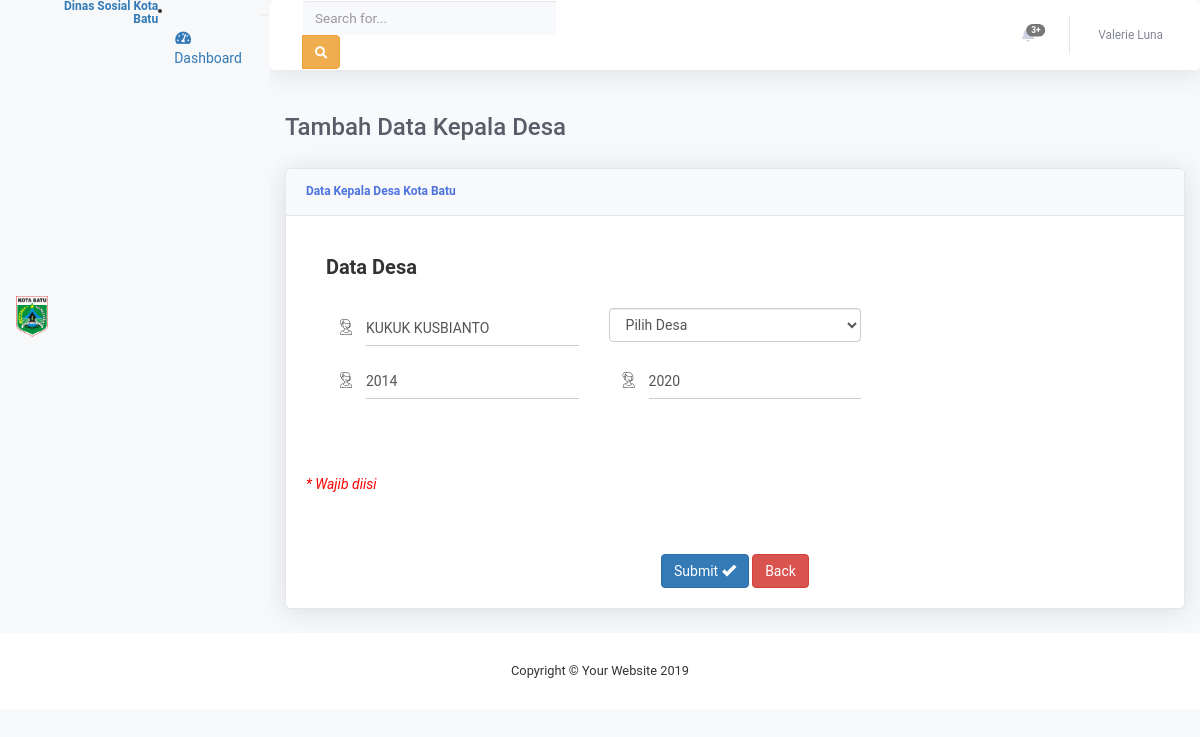
The page /index.php/ListKepalaDesa/update/8 on the database its author committed.
### tables this page shows
CREATE TABLE `kepala_desa` (
  `id_kepala_desa` int(11) NOT NULL,
  `id_desa` int(11) NOT NULL,
  `nama_kepala_desa` varchar(50) NOT NULL,
  `jabatan_mulai` varchar(50) NOT NULL,
  `jabatan_selesai` varchar(50) NOT NULL
);

### application/controllers/ListKepalaDesa.php (called while the page is built, shortened)
<?php
class ListKepalaDesa extends CI_Controller {
	public function update($id)
	{
		$this->load->model('list_KepalaDesa');
		$this->form_validation->set_rules('nama_kepala_desa', 'nama_kepala_desa', 'trim|required');
		$this->form_validation->set_rules('id_desa', 'id_desa', 'trim|required');
		$this->form_validation->set_rules('jabatan_mulai', 'jabatan_mulai', 'trim|required');
		$this->form_validation->set_rules('jabatan_selesai', 'jabatan_selesai', 'trim|required');
		$data['user'] = $this->list_KepalaDesa->getUser();
		$this->load->model('list_KepalaDesa');
		$data['kepala_desa'] = $this->list_KepalaDesa->getKepalaDesa($id);
		$this->load->model('list_desa');
		$data["desa"] = $this->list_desa->getTampilDesa($id);
		if($this->form_validation->run() == FALSE) {
			$this->load->view('KepalaDesa/edit_data_kepdes',$data);
		}else{
			$this->list_KepalaDesa->updateById($id);
			echo "<script> alert('Data Kepala Desa Berhasil Diupdate'); window.location.href='';
			</script>";
		}
	}
}

### index.php (called while the page is built, shortened)
<?php
require_once BASEPATH.'core/CodeIgniter.php';

### application/models/List_KepalaDesa.php (called while the page is built, shortened)
<?php
class List_KepalaDesa extends CI_Model {
	public function getKepalaDesa($id)
	{
		$this->db->where('id_kepala_desa', $id);
		$query= $this->db->get('kepala_desa');
		return $query->result();
	}
}

### application/views/KepalaDesa/edit_data_kepdes.php (the view, shortened to what this page needs)
 <!DOCTYPE html>
<html lang="en">
<head>
  <link href="<?php echo base_url() ?>assets/vendor/fontawesome-free/css/all.min.css" rel="stylesheet" type="text/css">
  <link href="<?php echo base_url() ?>assets/css/sb-admin-2.min.css" rel="stylesheet">
  <link href="<?php echo base_url() ?>assets/datatable/datatables.min.css" rel="stylesheet">
 <link rel="stylesheet" href="css/font-awesome.min.css">
    <link rel="stylesheet" href="<?php echo base_url() ?>assets2/css/owl.carousel.css">
    <link rel="stylesheet" href="<?php echo base_url() ?>assets2/css/owl.theme.css">
    <link rel="stylesheet" href="<?php echo base_url() ?>assets2/css/owl.transitions.css">
    <link rel="stylesheet" href="<?php echo base_url() ?>assets2/css/meanmenu/meanmenu.min.css">
    <link rel="stylesheet" href="<?php echo base_url() ?>assets2/css/animate.css">
    <link rel="stylesheet" href="<?php echo base_url() ?>assets2/css/normalize.css">
    <link rel="stylesheet" href="<?php echo base_url() ?>assets2/css/wave/waves.min.css">
    <link rel="stylesheet" href="<?php echo base_url() ?>assets2/css/wave/button.css">
    <link rel="stylesheet" href="<?php echo base_url() ?>assets2/css/scrollbar/jquery.mCustomScrollbar.min.css">
    <link rel="stylesheet" href="<?php echo base_url() ?>assets2/css/notika-custom-icon.css">
    <link rel="stylesheet" href="<?php echo base_url() ?>assets2/css/main.css">
    <link rel="stylesheet" href="<?php echo base_url() ?>assets2/style.css">
    <link rel="stylesheet" href="<?php echo base_url() ?>assets2/css/responsive.css">
</head>
<body id="page-top">
  <div id="wrapper">
    <br>
      <a class="sidebar-brand d-flex align-items-center justify-content-center" href="index.html">
        <div class="sidebar-brand-text mx-3"><img src="<?php echo base_url() ?>assets/img/satu.png" width="50px" height="55px"/></div>
          <div align="right"><h6><b>Dinas Sosial Kota Batu</b></h6>
      </a>
    </div>
      <li class="nav-item active">
        <a class="nav-link" href='<?php echo base_url("index.php/Admin"); ?>'>
          <i class="fas fa-fw fa-tachometer-alt"></i>
          <span>Dashboard</span></a>
      </li>
      <div class="text-center d-none d-md-inline">
        <button class="rounded-circle border-0" id="sidebarToggle"></button>
      </div>
    <div id="content-wrapper" class="d-flex flex-column">
      <div id="content">
        <nav class="navbar navbar-expand navbar-light bg-white topbar mb-4 static-top shadow">
          <form class="d-none d-sm-inline-block form-inline mr-auto ml-md-3 my-2 my-md-0 mw-100 navbar-search">
            <div class="input-group">
              <input type="text" class="form-control bg-light border-0 small" placeholder="Search for..." aria-label="Search" aria-describedby="basic-addon2">
              <div class="input-group-append">
                <button class="btn btn-warning" type="button">
                  <i class="fas fa-search fa-sm"></i>
                </button>
              </div>
            </div>
          </form>
          <ul class="navbar-nav ml-auto">
            <li class="nav-item dropdown no-arrow mx-1">
              <a class="nav-link dropdown-toggle" href="#" id="alertsDropdown" role="button" data-toggle="dropdown" aria-haspopup="true" aria-expanded="false">
                <span class="badge badge-danger badge-counter">3+</span>
              </a>
            </li>
            <li class="nav-item dropdown no-arrow">
              <a class="nav-link dropdown-toggle" href="#" id="userDropdown" role="button" data-toggle="dropdown" aria-haspopup="true" aria-expanded="false">
                <span class="mr-2 d-none d-lg-inline text-gray-600 small">Valerie Luna</span>
              </a>
            </li>
          </ul>
        </nav>
        <div class="container-fluid">
          <h1 class="h3 mb-2 text-gray-800">Tambah Data Kepala Desa</h1><br>
          <div class="card shadow mb-4">
            <div class="card-header py-3">
              <h6 class="m-0 font-weight-bold text-primary">Data Kepala Desa Kota Batu</h6>
            </div>
            <div class="card-body">
      <?php echo form_open('listKepalaDesa/update/'.$this->uri->segment(3));
        ?>
            <div class="row">
                <div class="col-lg-12 col-md-12 col-sm-12 col-xs-12">
                    <div class="form-element-list">
                        <div class="basic-tb-hd">
                            <h2>Data Desa</h2><br>
                        <div class="row">
                            <div class="col-lg-4 col-md-4 col-sm-4 col-xs-12">
                                <div class="form-group ic-cmp-int">
                                    <div class="form-ic-cmp">
                                        <i class="notika-icon notika-support"></i>
                                    </div>
                                    <div class="nk-int-st">
                                        <input type="text" class="form-control" id="nama_kepala_desa" name="nama_kepala_desa" placeholder="Nama Desa" value="<?php echo $kepala_desa[0]->nama_kepala_desa?>">
                                    </div>
                                </div>
                            </div>
                          <div class="col-lg-4 col-md-4 col-sm-4 col-xs-12">
                                <div class="bootstrap-select fm-cmp-mg">
                                        <select name="id_desa" class="form-control">
                                        <option value="">Pilih Desa</option>
                                    </select>
                              </div>
                            </div>
                        </div>
                         <div class="row">
                            <div class="col-lg-4 col-md-4 col-sm-4 col-xs-12">
                                <div class="form-group ic-cmp-int">
                                    <div class="form-ic-cmp">
                                        <i class="notika-icon notika-support"></i>
                                    </div>
                                    <div class="nk-int-st">
                                        <input type="text" class="form-control" id="jabatan_mulai" name="jabatan_mulai" placeholder="Jabatan Mulai" value="<?php echo $kepala_desa[0]->jabatan_mulai?>">
                                    </div>
                                </div>
                            </div>
                            <div class="col-lg-4 col-md-4 col-sm-4 col-xs-12">
                                <div class="form-group ic-cmp-int">
                                    <div class="form-ic-cmp">
                                        <i class="notika-icon notika-support"></i>
                                    </div>
                                    <div class="nk-int-st">
                                        <input type="text" class="form-control" id="jabatan_selesai" name="jabatan_selesai" placeholder="Jabatan Selesai" value="<?php echo $kepala_desa[0]->jabatan_selesai?>">
                                    </div>
                                 </div>
                            </div>
                        </div>
                      </div>
                      </div>
                            <br>
                                <font color="red"><i>* Wajib diisi</i></font>
                            <br>
                            <br>
                            <br>
                            <br>
                        <center>
                            <button type="submit" class="btn btn-primary">Submit <span class="glyphicon glyphicon-ok"></span></button>
                            <a href="<?php echo base_url('index.php/listKepalaDesa')?>"class="btn btn-danger">Back</a></td>
                        </center>
                       </div>
                     </div>
                  </div>
                </div>
             </div>
          </div>
       </div>
      <footer class="sticky-footer bg-white">
        <div class="container my-auto">
          <div class="copyright text-center my-auto">
            <span>Copyright &copy; Your Website 2019</span>
          </div>
        </div>
      </footer>
</body>
</html>

### assets2/css/main.css (style rules this page uses)
html { color: #222; font-size: 1em; line-height: 1.4; }
audio, canvas, iframe, img, svg, video { vertical-align: middle; }

### rows shown on the page
kepala_desa: nama_kepala_desa "KUKUK KUSBIANTO", jabatan_mulai "2014", jabatan_selesai "2020"
